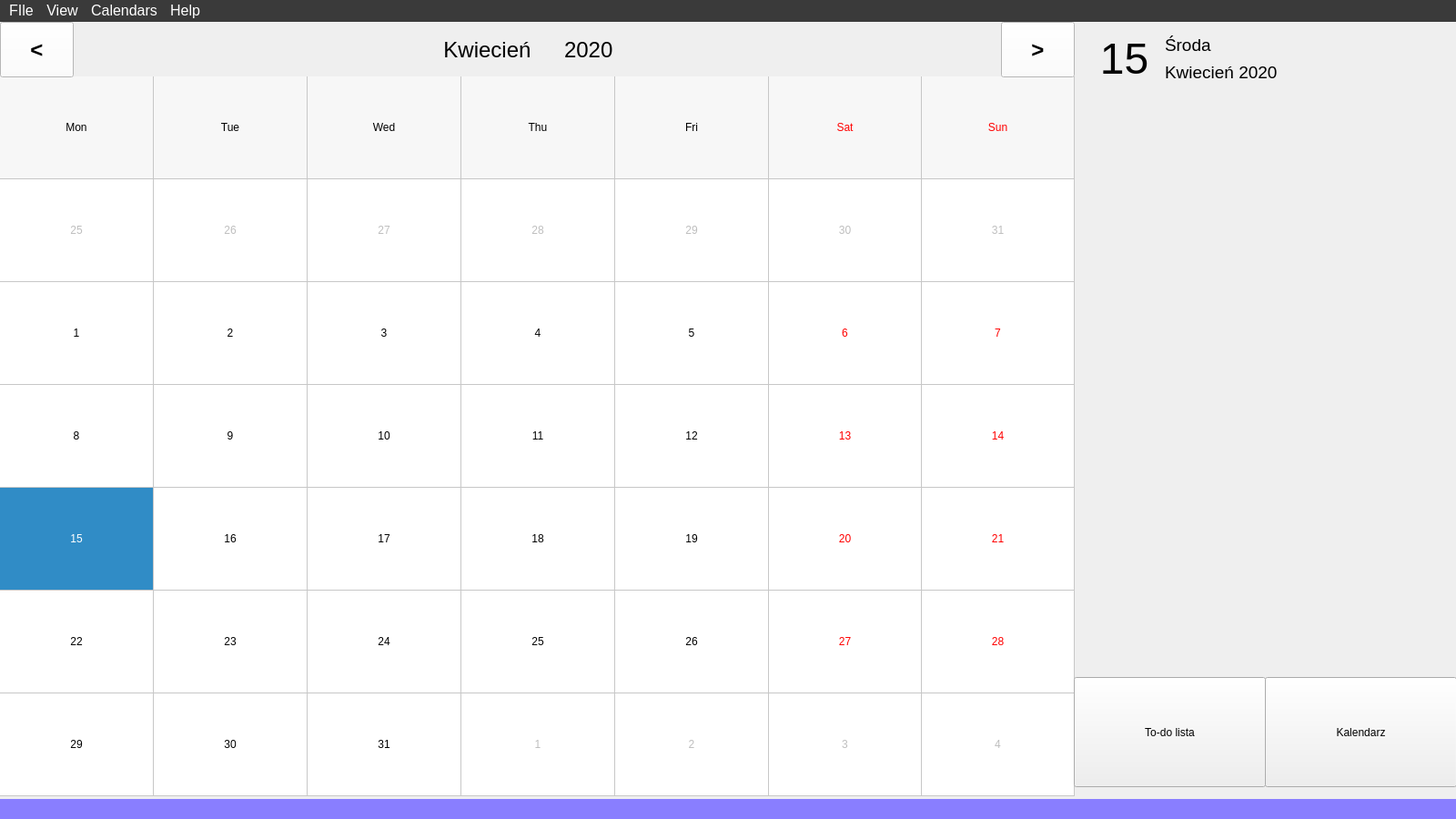
<?xml version="1.0" encoding="UTF-8"?>
<ui version="4.0">
 <class>MainWindow</class>
 <widget class="QMainWindow" name="MainWindow">
  <property name="geometry">
   <rect>
    <x>0</x>
    <y>0</y>
    <width>1600</width>
    <height>900</height>
   </rect>
  </property>
  <property name="windowTitle">
   <string>MainWindow</string>
  </property>
  <widget class="QWidget" name="centralwidget">
   <widget class="QCalendarWidget" name="calendar">
    <property name="geometry">
     <rect>
      <x>0</x>
      <y>60</y>
      <width>1181</width>
      <height>791</height>
     </rect>
    </property>
    <property name="styleSheet">
     <string notr="true"/>
    </property>
    <property name="minimumDate">
     <date>
      <year>2010</year>
      <month>9</month>
      <day>14</day>
     </date>
    </property>
    <property name="maximumDate">
     <date>
      <year>2040</year>
      <month>12</month>
      <day>31</day>
     </date>
    </property>
    <property name="gridVisible">
     <bool>true</bool>
    </property>
    <property name="verticalHeaderFormat">
     <enum>QCalendarWidget::NoVerticalHeader</enum>
    </property>
    <property name="navigationBarVisible">
     <bool>false</bool>
    </property>
    <property name="dateEditEnabled">
     <bool>false</bool>
    </property>
   </widget>
   <widget class="QPushButton" name="todo_button">
    <property name="geometry">
     <rect>
      <x>1180</x>
      <y>720</y>
      <width>211</width>
      <height>121</height>
     </rect>
    </property>
    <property name="text">
     <string>To-do lista</string>
    </property>
   </widget>
   <widget class="QPushButton" name="calendar_button">
    <property name="geometry">
     <rect>
      <x>1390</x>
      <y>720</y>
      <width>211</width>
      <height>121</height>
     </rect>
    </property>
    <property name="text">
     <string>Kalendarz</string>
    </property>
   </widget>
   <widget class="QLabel" name="day_number_label">
    <property name="geometry">
     <rect>
      <x>1190</x>
      <y>10</y>
      <width>91</width>
      <height>61</height>
     </rect>
    </property>
    <property name="font">
     <font>
      <pointsize>36</pointsize>
     </font>
    </property>
    <property name="text">
     <string>15</string>
    </property>
    <property name="alignment">
     <set>Qt::AlignCenter</set>
    </property>
   </widget>
   <widget class="QLabel" name="day_of_week_label">
    <property name="geometry">
     <rect>
      <x>1280</x>
      <y>10</y>
      <width>171</width>
      <height>31</height>
     </rect>
    </property>
    <property name="font">
     <font>
      <pointsize>14</pointsize>
     </font>
    </property>
    <property name="text">
     <string>Środa</string>
    </property>
   </widget>
   <widget class="QLabel" name="month_and_year_label">
    <property name="geometry">
     <rect>
      <x>1280</x>
      <y>40</y>
      <width>171</width>
      <height>31</height>
     </rect>
    </property>
    <property name="font">
     <font>
      <pointsize>14</pointsize>
     </font>
    </property>
    <property name="text">
     <string>Kwiecień 2020</string>
    </property>
   </widget>
   <widget class="QLabel" name="month_header_label">
    <property name="geometry">
     <rect>
      <x>450</x>
      <y>0</y>
      <width>171</width>
      <height>61</height>
     </rect>
    </property>
    <property name="font">
     <font>
      <pointsize>18</pointsize>
     </font>
    </property>
    <property name="text">
     <string>Kwiecień</string>
    </property>
    <property name="alignment">
     <set>Qt::AlignCenter</set>
    </property>
   </widget>
   <widget class="QLabel" name="year_header_label">
    <property name="geometry">
     <rect>
      <x>620</x>
      <y>0</y>
      <width>131</width>
      <height>61</height>
     </rect>
    </property>
    <property name="font">
     <font>
      <pointsize>18</pointsize>
     </font>
    </property>
    <property name="text">
     <string>2020</string>
    </property>
    <property name="alignment">
     <set>Qt::AlignLeading|Qt::AlignLeft|Qt::AlignVCenter</set>
    </property>
   </widget>
   <widget class="QPushButton" name="nextmonth_header_button">
    <property name="geometry">
     <rect>
      <x>1100</x>
      <y>0</y>
      <width>81</width>
      <height>61</height>
     </rect>
    </property>
    <property name="font">
     <font>
      <pointsize>18</pointsize>
      <weight>75</weight>
      <bold>true</bold>
     </font>
    </property>
    <property name="styleSheet">
     <string notr="true">color: black;
background-color: #ffffff;</string>
    </property>
    <property name="text">
     <string>&gt;</string>
    </property>
   </widget>
   <widget class="QPushButton" name="prevmonth_header_button">
    <property name="geometry">
     <rect>
      <x>0</x>
      <y>0</y>
      <width>81</width>
      <height>61</height>
     </rect>
    </property>
    <property name="font">
     <font>
      <pointsize>18</pointsize>
      <weight>75</weight>
      <bold>true</bold>
     </font>
    </property>
    <property name="styleSheet">
     <string notr="true">background-color: white;
color: black;
</string>
    </property>
    <property name="text">
     <string notr="true">&lt;</string>
    </property>
    <property name="autoExclusive">
     <bool>true</bool>
    </property>
   </widget>
  </widget>
  <widget class="QMenuBar" name="menubar">
   <property name="geometry">
    <rect>
     <x>0</x>
     <y>0</y>
     <width>1600</width>
     <height>32</height>
    </rect>
   </property>
   <property name="palette">
    <palette>
     <active>
      <colorrole role="WindowText">
       <brush brushstyle="SolidPattern">
        <color alpha="255">
         <red>255</red>
         <green>255</green>
         <blue>255</blue>
        </color>
       </brush>
      </colorrole>
      <colorrole role="Button">
       <brush brushstyle="SolidPattern">
        <color alpha="255">
         <red>58</red>
         <green>58</green>
         <blue>58</blue>
        </color>
       </brush>
      </colorrole>
      <colorrole role="Text">
       <brush brushstyle="SolidPattern">
        <color alpha="255">
         <red>255</red>
         <green>255</green>
         <blue>255</blue>
        </color>
       </brush>
      </colorrole>
      <colorrole role="ButtonText">
       <brush brushstyle="SolidPattern">
        <color alpha="255">
         <red>255</red>
         <green>255</green>
         <blue>255</blue>
        </color>
       </brush>
      </colorrole>
      <colorrole role="Base">
       <brush brushstyle="SolidPattern">
        <color alpha="255">
         <red>58</red>
         <green>58</green>
         <blue>58</blue>
        </color>
       </brush>
      </colorrole>
      <colorrole role="Window">
       <brush brushstyle="SolidPattern">
        <color alpha="255">
         <red>58</red>
         <green>58</green>
         <blue>58</blue>
        </color>
       </brush>
      </colorrole>
      <colorrole role="Highlight">
       <brush brushstyle="SolidPattern">
        <color alpha="170">
         <red>4</red>
         <green>3</green>
         <blue>3</blue>
        </color>
       </brush>
      </colorrole>
      <colorrole role="HighlightedText">
       <brush brushstyle="SolidPattern">
        <color alpha="255">
         <red>53</red>
         <green>53</green>
         <blue>53</blue>
        </color>
       </brush>
      </colorrole>
      <colorrole role="AlternateBase">
       <brush brushstyle="SolidPattern">
        <color alpha="255">
         <red>39</red>
         <green>39</green>
         <blue>39</blue>
        </color>
       </brush>
      </colorrole>
      <colorrole role="PlaceholderText">
       <brush brushstyle="NoBrush">
        <color alpha="128">
         <red>255</red>
         <green>255</green>
         <blue>255</blue>
        </color>
       </brush>
      </colorrole>
     </active>
     <inactive>
      <colorrole role="WindowText">
       <brush brushstyle="SolidPattern">
        <color alpha="255">
         <red>255</red>
         <green>255</green>
         <blue>255</blue>
        </color>
       </brush>
      </colorrole>
      <colorrole role="Button">
       <brush brushstyle="SolidPattern">
        <color alpha="255">
         <red>58</red>
         <green>58</green>
         <blue>58</blue>
        </color>
       </brush>
      </colorrole>
      <colorrole role="Text">
       <brush brushstyle="SolidPattern">
        <color alpha="255">
         <red>255</red>
         <green>255</green>
         <blue>255</blue>
        </color>
       </brush>
      </colorrole>
      <colorrole role="ButtonText">
       <brush brushstyle="SolidPattern">
        <color alpha="255">
         <red>255</red>
         <green>255</green>
         <blue>255</blue>
        </color>
       </brush>
      </colorrole>
      <colorrole role="Base">
       <brush brushstyle="SolidPattern">
        <color alpha="255">
         <red>58</red>
         <green>58</green>
         <blue>58</blue>
        </color>
       </brush>
      </colorrole>
      <colorrole role="Window">
       <brush brushstyle="SolidPattern">
        <color alpha="255">
         <red>58</red>
         <green>58</green>
         <blue>58</blue>
        </color>
       </brush>
      </colorrole>
      <colorrole role="Highlight">
       <brush brushstyle="SolidPattern">
        <color alpha="170">
         <red>4</red>
         <green>3</green>
         <blue>3</blue>
        </color>
       </brush>
      </colorrole>
      <colorrole role="HighlightedText">
       <brush brushstyle="SolidPattern">
        <color alpha="255">
         <red>53</red>
         <green>53</green>
         <blue>53</blue>
        </color>
       </brush>
      </colorrole>
      <colorrole role="AlternateBase">
       <brush brushstyle="SolidPattern">
        <color alpha="255">
         <red>39</red>
         <green>39</green>
         <blue>39</blue>
        </color>
       </brush>
      </colorrole>
      <colorrole role="PlaceholderText">
       <brush brushstyle="NoBrush">
        <color alpha="128">
         <red>255</red>
         <green>255</green>
         <blue>255</blue>
        </color>
       </brush>
      </colorrole>
     </inactive>
     <disabled>
      <colorrole role="WindowText">
       <brush brushstyle="SolidPattern">
        <color alpha="255">
         <red>255</red>
         <green>255</green>
         <blue>255</blue>
        </color>
       </brush>
      </colorrole>
      <colorrole role="Button">
       <brush brushstyle="SolidPattern">
        <color alpha="255">
         <red>58</red>
         <green>58</green>
         <blue>58</blue>
        </color>
       </brush>
      </colorrole>
      <colorrole role="Text">
       <brush brushstyle="SolidPattern">
        <color alpha="255">
         <red>255</red>
         <green>255</green>
         <blue>255</blue>
        </color>
       </brush>
      </colorrole>
      <colorrole role="ButtonText">
       <brush brushstyle="SolidPattern">
        <color alpha="255">
         <red>255</red>
         <green>255</green>
         <blue>255</blue>
        </color>
       </brush>
      </colorrole>
      <colorrole role="Base">
       <brush brushstyle="SolidPattern">
        <color alpha="255">
         <red>58</red>
         <green>58</green>
         <blue>58</blue>
        </color>
       </brush>
      </colorrole>
      <colorrole role="Window">
       <brush brushstyle="SolidPattern">
        <color alpha="255">
         <red>58</red>
         <green>58</green>
         <blue>58</blue>
        </color>
       </brush>
      </colorrole>
      <colorrole role="Highlight">
       <brush brushstyle="SolidPattern">
        <color alpha="170">
         <red>31</red>
         <green>117</green>
         <blue>204</blue>
        </color>
       </brush>
      </colorrole>
      <colorrole role="HighlightedText">
       <brush brushstyle="SolidPattern">
        <color alpha="255">
         <red>53</red>
         <green>53</green>
         <blue>53</blue>
        </color>
       </brush>
      </colorrole>
      <colorrole role="AlternateBase">
       <brush brushstyle="SolidPattern">
        <color alpha="255">
         <red>39</red>
         <green>39</green>
         <blue>39</blue>
        </color>
       </brush>
      </colorrole>
      <colorrole role="PlaceholderText">
       <brush brushstyle="NoBrush">
        <color alpha="128">
         <red>255</red>
         <green>255</green>
         <blue>255</blue>
        </color>
       </brush>
      </colorrole>
     </disabled>
    </palette>
   </property>
   <property name="font">
    <font>
     <pointsize>12</pointsize>
    </font>
   </property>
   <property name="autoFillBackground">
    <bool>false</bool>
   </property>
   <property name="styleSheet">
    <string notr="true">color: rgb(255, 255, 255);
alternate-background-color: rgb(39, 39, 39);
selection-color: rgb(53, 53, 53);
background-color: rgb(58, 58, 58);</string>
   </property>
   <widget class="QMenu" name="menuFIle">
    <property name="styleSheet">
     <string notr="true">color: rgb(0, 0, 0);
background-color: rgb(206, 206, 206);</string>
    </property>
    <property name="title">
     <string>FIle</string>
    </property>
    <addaction name="actionSave_tasks"/>
    <addaction name="actionLoad_Tasks_From_File"/>
    <addaction name="actionNew_calendar"/>
   </widget>
   <widget class="QMenu" name="menuEdit">
    <property name="title">
     <string>Calendars</string>
    </property>
    <addaction name="actionAdd_calendar"/>
    <addaction name="actionDelete_calendar"/>
    <addaction name="actionAdd_task"/>
   </widget>
   <widget class="QMenu" name="menuHelp">
    <property name="title">
     <string>Help</string>
    </property>
    <addaction name="actionKey_shortcuts"/>
    <addaction name="actionAbout_me"/>
    <addaction name="actionTutorial"/>
   </widget>
   <widget class="QMenu" name="menuTools">
    <property name="title">
     <string>View</string>
    </property>
    <addaction name="actionView"/>
   </widget>
   <addaction name="menuFIle"/>
   <addaction name="menuTools"/>
   <addaction name="menuEdit"/>
   <addaction name="menuHelp"/>
  </widget>
  <widget class="QStatusBar" name="statusbar">
   <property name="styleSheet">
    <string notr="true">background-color: rgb(137, 126, 255);</string>
   </property>
  </widget>
  <action name="actionKey_shortcuts">
   <property name="text">
    <string>Key shortcuts</string>
   </property>
  </action>
  <action name="actionAbout_me">
   <property name="text">
    <string>About me</string>
   </property>
  </action>
  <action name="actionTutorial">
   <property name="text">
    <string>Tutorial</string>
   </property>
  </action>
  <action name="actionSave_tasks">
   <property name="text">
    <string>Save tasks To File</string>
   </property>
  </action>
  <action name="actionLoad_Tasks_From_File">
   <property name="text">
    <string>Load Tasks From File</string>
   </property>
  </action>
  <action name="actionNew_calendar">
   <property name="text">
    <string>New calendar</string>
   </property>
  </action>
  <action name="actionAdd_calendar">
   <property name="text">
    <string>Add calendar</string>
   </property>
  </action>
  <action name="actionDelete_calendar">
   <property name="text">
    <string>Delete calendar</string>
   </property>
  </action>
  <action name="actionView">
   <property name="text">
    <string>See Agenda</string>
   </property>
  </action>
  <action name="actionAdd_task">
   <property name="text">
    <string>See Calendars</string>
   </property>
  </action>
  <action name="actionDelete_task">
   <property name="text">
    <string>Delete task</string>
   </property>
  </action>
 </widget>
 <resources/>
 <connections/>
</ui>
